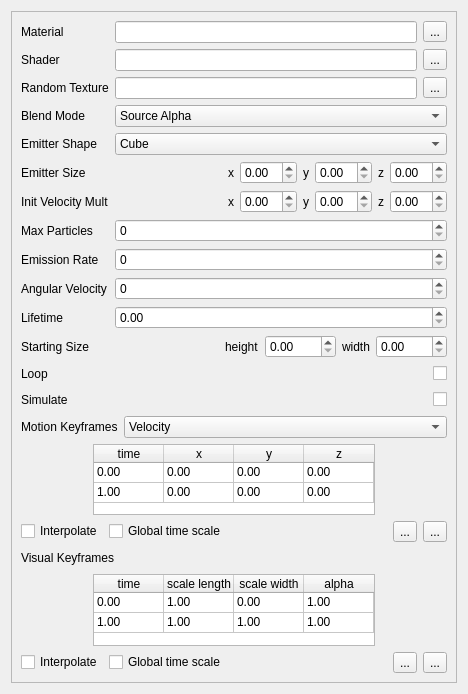
<?xml version="1.0" encoding="UTF-8"?>
<ui version="4.0">
 <class>ParticleCompWidget</class>
 <widget class="QWidget" name="ParticleCompWidget">
  <property name="geometry">
   <rect>
    <x>0</x>
    <y>0</y>
    <width>468</width>
    <height>694</height>
   </rect>
  </property>
  <property name="windowTitle">
   <string>Particle Component</string>
  </property>
  <layout class="QVBoxLayout" name="verticalLayout_2">
   <item>
    <widget class="QScrollArea" name="scrollArea">
     <property name="widgetResizable">
      <bool>true</bool>
     </property>
     <widget class="QWidget" name="scrollAreaWidgetContents">
      <property name="geometry">
       <rect>
        <x>0</x>
        <y>0</y>
        <width>431</width>
        <height>678</height>
       </rect>
      </property>
      <layout class="QVBoxLayout" name="verticalLayout">
       <item>
        <layout class="QFormLayout" name="formLayout">
         <property name="fieldGrowthPolicy">
          <enum>QFormLayout::AllNonFixedFieldsGrow</enum>
         </property>
         <item row="0" column="0">
          <widget class="QLabel" name="label">
           <property name="text">
            <string>Material</string>
           </property>
          </widget>
         </item>
         <item row="0" column="1">
          <layout class="QHBoxLayout" name="horizontalLayout_5">
           <item>
            <widget class="QLineEdit" name="mMaterialLE">
             <property name="readOnly">
              <bool>true</bool>
             </property>
            </widget>
           </item>
           <item>
            <widget class="QToolButton" name="mMaterialBtn">
             <property name="minimumSize">
              <size>
               <width>0</width>
               <height>0</height>
              </size>
             </property>
             <property name="maximumSize">
              <size>
               <width>25</width>
               <height>16777215</height>
              </size>
             </property>
             <property name="text">
              <string>...</string>
             </property>
            </widget>
           </item>
          </layout>
         </item>
         <item row="1" column="0">
          <widget class="QLabel" name="label_2">
           <property name="text">
            <string>Shader</string>
           </property>
          </widget>
         </item>
         <item row="1" column="1">
          <layout class="QHBoxLayout" name="horizontalLayout_4">
           <item>
            <widget class="QLineEdit" name="mShaderLE">
             <property name="readOnly">
              <bool>true</bool>
             </property>
            </widget>
           </item>
           <item>
            <widget class="QToolButton" name="mShaderBtn">
             <property name="minimumSize">
              <size>
               <width>0</width>
               <height>0</height>
              </size>
             </property>
             <property name="maximumSize">
              <size>
               <width>25</width>
               <height>16777215</height>
              </size>
             </property>
             <property name="text">
              <string>...</string>
             </property>
            </widget>
           </item>
          </layout>
         </item>
         <item row="2" column="0">
          <widget class="QLabel" name="label_6">
           <property name="text">
            <string>Random Texture</string>
           </property>
          </widget>
         </item>
         <item row="2" column="1">
          <layout class="QHBoxLayout" name="horizontalLayout_3">
           <item>
            <widget class="QLineEdit" name="mRandTexLE">
             <property name="readOnly">
              <bool>true</bool>
             </property>
            </widget>
           </item>
           <item>
            <widget class="QToolButton" name="mRandTexBtn">
             <property name="minimumSize">
              <size>
               <width>0</width>
               <height>0</height>
              </size>
             </property>
             <property name="maximumSize">
              <size>
               <width>25</width>
               <height>16777215</height>
              </size>
             </property>
             <property name="text">
              <string>...</string>
             </property>
            </widget>
           </item>
          </layout>
         </item>
         <item row="4" column="0">
          <widget class="QLabel" name="label_15">
           <property name="text">
            <string>Emitter Shape</string>
           </property>
          </widget>
         </item>
         <item row="4" column="1">
          <widget class="QComboBox" name="mEmitComb">
           <item>
            <property name="text">
             <string>Cube</string>
            </property>
           </item>
           <item>
            <property name="text">
             <string>Ellipse</string>
            </property>
           </item>
          </widget>
         </item>
         <item row="5" column="0">
          <widget class="QLabel" name="label_16">
           <property name="text">
            <string>Emitter Size</string>
           </property>
          </widget>
         </item>
         <item row="5" column="1">
          <layout class="QHBoxLayout" name="horizontalLayout_13">
           <item>
            <spacer name="horizontalSpacer_3">
             <property name="orientation">
              <enum>Qt::Horizontal</enum>
             </property>
             <property name="sizeHint" stdset="0">
              <size>
               <width>40</width>
               <height>20</height>
              </size>
             </property>
            </spacer>
           </item>
           <item>
            <widget class="QLabel" name="label_17">
             <property name="text">
              <string>x</string>
             </property>
            </widget>
           </item>
           <item>
            <widget class="QDoubleSpinBox" name="mEmitXDSB"/>
           </item>
           <item>
            <widget class="QLabel" name="label_18">
             <property name="text">
              <string>y</string>
             </property>
            </widget>
           </item>
           <item>
            <widget class="QDoubleSpinBox" name="mEmitYDSB"/>
           </item>
           <item>
            <widget class="QLabel" name="label_23">
             <property name="text">
              <string>z</string>
             </property>
            </widget>
           </item>
           <item>
            <widget class="QDoubleSpinBox" name="mEmitZDSB"/>
           </item>
          </layout>
         </item>
         <item row="6" column="0">
          <widget class="QLabel" name="label_19">
           <property name="text">
            <string>Init Velocity Mult</string>
           </property>
          </widget>
         </item>
         <item row="6" column="1">
          <layout class="QHBoxLayout" name="horizontalLayout_15">
           <item>
            <spacer name="horizontalSpacer_5">
             <property name="orientation">
              <enum>Qt::Horizontal</enum>
             </property>
             <property name="sizeHint" stdset="0">
              <size>
               <width>40</width>
               <height>20</height>
              </size>
             </property>
            </spacer>
           </item>
           <item>
            <widget class="QLabel" name="label_20">
             <property name="text">
              <string>x</string>
             </property>
            </widget>
           </item>
           <item>
            <widget class="QDoubleSpinBox" name="mInitVelXDSB"/>
           </item>
           <item>
            <widget class="QLabel" name="label_21">
             <property name="text">
              <string>y</string>
             </property>
            </widget>
           </item>
           <item>
            <widget class="QDoubleSpinBox" name="mInitVelYDSB"/>
           </item>
           <item>
            <widget class="QLabel" name="label_22">
             <property name="text">
              <string>z</string>
             </property>
            </widget>
           </item>
           <item>
            <widget class="QDoubleSpinBox" name="mInitVelZDSB"/>
           </item>
          </layout>
         </item>
         <item row="7" column="0">
          <widget class="QLabel" name="label_3">
           <property name="text">
            <string>Max Particles</string>
           </property>
          </widget>
         </item>
         <item row="7" column="1">
          <widget class="QSpinBox" name="mMaxParticlesSB">
           <property name="maximum">
            <number>100000000</number>
           </property>
          </widget>
         </item>
         <item row="8" column="0">
          <widget class="QLabel" name="label_5">
           <property name="text">
            <string>Emission Rate</string>
           </property>
          </widget>
         </item>
         <item row="8" column="1">
          <widget class="QSpinBox" name="mEmissionSB">
           <property name="maximum">
            <number>100000</number>
           </property>
          </widget>
         </item>
         <item row="9" column="0">
          <widget class="QLabel" name="label_13">
           <property name="text">
            <string>Angular Velocity</string>
           </property>
          </widget>
         </item>
         <item row="9" column="1">
          <widget class="QSpinBox" name="mAngVelSB">
           <property name="maximum">
            <number>36000</number>
           </property>
           <property name="displayIntegerBase">
            <number>10</number>
           </property>
          </widget>
         </item>
         <item row="10" column="0">
          <widget class="QLabel" name="label_4">
           <property name="text">
            <string>Lifetime</string>
           </property>
          </widget>
         </item>
         <item row="10" column="1">
          <widget class="QDoubleSpinBox" name="mLifetimeDSB">
           <property name="maximum">
            <double>100000.000000000000000</double>
           </property>
           <property name="singleStep">
            <double>0.100000000000000</double>
           </property>
          </widget>
         </item>
         <item row="11" column="0">
          <widget class="QLabel" name="label_10">
           <property name="text">
            <string>Starting Size</string>
           </property>
          </widget>
         </item>
         <item row="11" column="1">
          <layout class="QHBoxLayout" name="horizontalLayout_6">
           <item>
            <spacer name="horizontalSpacer_8">
             <property name="orientation">
              <enum>Qt::Horizontal</enum>
             </property>
             <property name="sizeHint" stdset="0">
              <size>
               <width>40</width>
               <height>20</height>
              </size>
             </property>
            </spacer>
           </item>
           <item>
            <widget class="QLabel" name="label_11">
             <property name="text">
              <string>height</string>
             </property>
            </widget>
           </item>
           <item>
            <widget class="QDoubleSpinBox" name="mStartHeightDSB">
             <property name="maximum">
              <double>1000.000000000000000</double>
             </property>
             <property name="singleStep">
              <double>0.100000000000000</double>
             </property>
            </widget>
           </item>
           <item>
            <widget class="QLabel" name="label_12">
             <property name="text">
              <string>width</string>
             </property>
            </widget>
           </item>
           <item>
            <widget class="QDoubleSpinBox" name="mStartWidthDSB">
             <property name="maximum">
              <double>1000.000000000000000</double>
             </property>
             <property name="singleStep">
              <double>0.100000000000000</double>
             </property>
            </widget>
           </item>
          </layout>
         </item>
         <item row="12" column="0">
          <widget class="QLabel" name="label_7">
           <property name="text">
            <string>Loop</string>
           </property>
          </widget>
         </item>
         <item row="12" column="1">
          <layout class="QHBoxLayout" name="horizontalLayout">
           <item>
            <spacer name="horizontalSpacer">
             <property name="orientation">
              <enum>Qt::Horizontal</enum>
             </property>
             <property name="sizeHint" stdset="0">
              <size>
               <width>40</width>
               <height>20</height>
              </size>
             </property>
            </spacer>
           </item>
           <item>
            <widget class="QCheckBox" name="mLoopCB">
             <property name="text">
              <string/>
             </property>
            </widget>
           </item>
          </layout>
         </item>
         <item row="13" column="0">
          <widget class="QLabel" name="label_8">
           <property name="text">
            <string>Simulate</string>
           </property>
          </widget>
         </item>
         <item row="13" column="1">
          <layout class="QHBoxLayout" name="horizontalLayout_2">
           <item>
            <spacer name="horizontalSpacer_2">
             <property name="orientation">
              <enum>Qt::Horizontal</enum>
             </property>
             <property name="sizeHint" stdset="0">
              <size>
               <width>40</width>
               <height>20</height>
              </size>
             </property>
            </spacer>
           </item>
           <item>
            <widget class="QCheckBox" name="mSimCB">
             <property name="text">
              <string/>
             </property>
            </widget>
           </item>
          </layout>
         </item>
         <item row="3" column="0">
          <widget class="QLabel" name="label_24">
           <property name="text">
            <string>Blend Mode</string>
           </property>
          </widget>
         </item>
         <item row="3" column="1">
          <widget class="QComboBox" name="mBlendComb">
           <item>
            <property name="text">
             <string>Source Alpha</string>
            </property>
           </item>
           <item>
            <property name="text">
             <string>Additive</string>
            </property>
           </item>
          </widget>
         </item>
        </layout>
       </item>
       <item>
        <layout class="QHBoxLayout" name="horizontalLayout_9">
         <item>
          <layout class="QFormLayout" name="formLayout_2">
           <item row="0" column="1">
            <widget class="QComboBox" name="mMotionComb">
             <item>
              <property name="text">
               <string>Velocity</string>
              </property>
             </item>
             <item>
              <property name="text">
               <string>Acceleration</string>
              </property>
             </item>
            </widget>
           </item>
           <item row="0" column="0">
            <widget class="QLabel" name="label_9">
             <property name="text">
              <string>Motion Keyframes</string>
             </property>
            </widget>
           </item>
          </layout>
         </item>
        </layout>
       </item>
       <item>
        <layout class="QHBoxLayout" name="horizontalLayout_12">
         <item>
          <widget class="QTableWidget" name="mForceTblW">
           <property name="maximumSize">
            <size>
             <width>282</width>
             <height>16777215</height>
            </size>
           </property>
           <property name="frameShadow">
            <enum>QFrame::Raised</enum>
           </property>
           <property name="lineWidth">
            <number>1</number>
           </property>
           <property name="sizeAdjustPolicy">
            <enum>QAbstractScrollArea::AdjustIgnored</enum>
           </property>
           <property name="alternatingRowColors">
            <bool>false</bool>
           </property>
           <property name="selectionMode">
            <enum>QAbstractItemView::SingleSelection</enum>
           </property>
           <property name="selectionBehavior">
            <enum>QAbstractItemView::SelectRows</enum>
           </property>
           <property name="gridStyle">
            <enum>Qt::SolidLine</enum>
           </property>
           <property name="sortingEnabled">
            <bool>false</bool>
           </property>
           <property name="cornerButtonEnabled">
            <bool>false</bool>
           </property>
           <attribute name="horizontalHeaderVisible">
            <bool>true</bool>
           </attribute>
           <attribute name="horizontalHeaderDefaultSectionSize">
            <number>70</number>
           </attribute>
           <attribute name="horizontalHeaderMinimumSectionSize">
            <number>15</number>
           </attribute>
           <attribute name="verticalHeaderVisible">
            <bool>false</bool>
           </attribute>
           <attribute name="verticalHeaderDefaultSectionSize">
            <number>20</number>
           </attribute>
           <row>
            <property name="text">
             <string>0</string>
            </property>
           </row>
           <row>
            <property name="text">
             <string>1</string>
            </property>
           </row>
           <column>
            <property name="text">
             <string>time</string>
            </property>
           </column>
           <column>
            <property name="text">
             <string>x</string>
            </property>
           </column>
           <column>
            <property name="text">
             <string>y</string>
            </property>
           </column>
           <column>
            <property name="text">
             <string>z</string>
            </property>
           </column>
           <item row="0" column="0">
            <property name="text">
             <string>0.00</string>
            </property>
            <property name="flags">
             <set>ItemIsSelectable|ItemIsEditable|ItemIsDragEnabled|ItemIsUserCheckable|ItemIsEnabled</set>
            </property>
           </item>
           <item row="0" column="1">
            <property name="text">
             <string>0.00</string>
            </property>
           </item>
           <item row="0" column="2">
            <property name="text">
             <string>0.00</string>
            </property>
           </item>
           <item row="0" column="3">
            <property name="text">
             <string>0.00</string>
            </property>
           </item>
           <item row="1" column="0">
            <property name="text">
             <string>1.00</string>
            </property>
           </item>
           <item row="1" column="1">
            <property name="text">
             <string>0.00</string>
            </property>
           </item>
           <item row="1" column="2">
            <property name="text">
             <string>0.00</string>
            </property>
           </item>
           <item row="1" column="3">
            <property name="text">
             <string>0.00</string>
            </property>
           </item>
          </widget>
         </item>
        </layout>
       </item>
       <item>
        <layout class="QHBoxLayout" name="horizontalLayout_8">
         <item>
          <widget class="QCheckBox" name="mInterpMotionCB">
           <property name="layoutDirection">
            <enum>Qt::LeftToRight</enum>
           </property>
           <property name="text">
            <string>Interpolate</string>
           </property>
          </widget>
         </item>
         <item>
          <widget class="QCheckBox" name="mGlobalTimeCB">
           <property name="layoutDirection">
            <enum>Qt::LeftToRight</enum>
           </property>
           <property name="text">
            <string>Global time scale</string>
           </property>
          </widget>
         </item>
         <item>
          <spacer name="horizontalSpacer_4">
           <property name="orientation">
            <enum>Qt::Horizontal</enum>
           </property>
           <property name="sizeHint" stdset="0">
            <size>
             <width>40</width>
             <height>20</height>
            </size>
           </property>
          </spacer>
         </item>
         <item>
          <widget class="QToolButton" name="mForcesDelBtn">
           <property name="text">
            <string>...</string>
           </property>
           <property name="icon">
            <iconset resource="toolkit.qrc">
             <normaloff>:/VecTB/icons/toolbars/Delete.png</normaloff>:/VecTB/icons/toolbars/Delete.png</iconset>
           </property>
          </widget>
         </item>
         <item>
          <widget class="QToolButton" name="mForcesAddBtn">
           <property name="text">
            <string>...</string>
           </property>
           <property name="icon">
            <iconset resource="toolkit.qrc">
             <normaloff>:/VecTB/icons/toolbars/New_Map.png</normaloff>:/VecTB/icons/toolbars/New_Map.png</iconset>
           </property>
          </widget>
         </item>
        </layout>
       </item>
       <item>
        <layout class="QHBoxLayout" name="horizontalLayout_14"/>
       </item>
       <item>
        <layout class="QHBoxLayout" name="horizontalLayout_10">
         <item>
          <widget class="QLabel" name="label_14">
           <property name="text">
            <string>Visual Keyframes</string>
           </property>
          </widget>
         </item>
         <item>
          <spacer name="horizontalSpacer_7">
           <property name="orientation">
            <enum>Qt::Horizontal</enum>
           </property>
           <property name="sizeHint" stdset="0">
            <size>
             <width>40</width>
             <height>20</height>
            </size>
           </property>
          </spacer>
         </item>
        </layout>
       </item>
       <item>
        <layout class="QHBoxLayout" name="horizontalLayout_11">
         <item>
          <widget class="QTableWidget" name="mKeyframeTblW">
           <property name="maximumSize">
            <size>
             <width>282</width>
             <height>16777215</height>
            </size>
           </property>
           <property name="frameShadow">
            <enum>QFrame::Raised</enum>
           </property>
           <property name="sizeAdjustPolicy">
            <enum>QAbstractScrollArea::AdjustIgnored</enum>
           </property>
           <property name="selectionMode">
            <enum>QAbstractItemView::SingleSelection</enum>
           </property>
           <property name="selectionBehavior">
            <enum>QAbstractItemView::SelectRows</enum>
           </property>
           <property name="sortingEnabled">
            <bool>false</bool>
           </property>
           <property name="cornerButtonEnabled">
            <bool>false</bool>
           </property>
           <attribute name="horizontalHeaderDefaultSectionSize">
            <number>70</number>
           </attribute>
           <attribute name="verticalHeaderVisible">
            <bool>false</bool>
           </attribute>
           <attribute name="verticalHeaderDefaultSectionSize">
            <number>20</number>
           </attribute>
           <row>
            <property name="text">
             <string>0</string>
            </property>
           </row>
           <row>
            <property name="text">
             <string>1</string>
            </property>
           </row>
           <column>
            <property name="text">
             <string>time</string>
            </property>
           </column>
           <column>
            <property name="text">
             <string>scale length</string>
            </property>
           </column>
           <column>
            <property name="text">
             <string>scale width</string>
            </property>
           </column>
           <column>
            <property name="text">
             <string>alpha</string>
            </property>
           </column>
           <item row="0" column="0">
            <property name="text">
             <string>0.00</string>
            </property>
           </item>
           <item row="0" column="1">
            <property name="text">
             <string>1.00</string>
            </property>
           </item>
           <item row="0" column="2">
            <property name="text">
             <string>0.00</string>
            </property>
           </item>
           <item row="0" column="3">
            <property name="text">
             <string>1.00</string>
            </property>
           </item>
           <item row="1" column="0">
            <property name="text">
             <string>1.00</string>
            </property>
           </item>
           <item row="1" column="1">
            <property name="text">
             <string>1.00</string>
            </property>
           </item>
           <item row="1" column="2">
            <property name="text">
             <string>1.00</string>
            </property>
           </item>
           <item row="1" column="3">
            <property name="text">
             <string>1.00</string>
            </property>
           </item>
          </widget>
         </item>
        </layout>
       </item>
       <item>
        <layout class="QHBoxLayout" name="horizontalLayout_7">
         <item>
          <widget class="QCheckBox" name="mInterpolateVisualCB">
           <property name="text">
            <string>Interpolate</string>
           </property>
          </widget>
         </item>
         <item>
          <widget class="QCheckBox" name="mGlobalTimeVisualCB">
           <property name="text">
            <string>Global time scale</string>
           </property>
          </widget>
         </item>
         <item>
          <spacer name="horizontalSpacer_6">
           <property name="orientation">
            <enum>Qt::Horizontal</enum>
           </property>
           <property name="sizeHint" stdset="0">
            <size>
             <width>40</width>
             <height>20</height>
            </size>
           </property>
          </spacer>
         </item>
         <item>
          <widget class="QToolButton" name="mKeyDelBtn">
           <property name="text">
            <string>...</string>
           </property>
           <property name="icon">
            <iconset resource="toolkit.qrc">
             <normaloff>:/VecTB/icons/toolbars/Delete.png</normaloff>:/VecTB/icons/toolbars/Delete.png</iconset>
           </property>
          </widget>
         </item>
         <item>
          <widget class="QToolButton" name="mKeyAddBtn">
           <property name="text">
            <string>...</string>
           </property>
           <property name="icon">
            <iconset resource="toolkit.qrc">
             <normaloff>:/VecTB/icons/toolbars/New_Map.png</normaloff>:/VecTB/icons/toolbars/New_Map.png</iconset>
           </property>
          </widget>
         </item>
        </layout>
       </item>
      </layout>
     </widget>
    </widget>
   </item>
  </layout>
 </widget>
 <resources>
  <include location="toolkit.qrc"/>
 </resources>
 <connections>
  <connection>
   <sender>mLoopCB</sender>
   <signal>toggled(bool)</signal>
   <receiver>ParticleCompWidget</receiver>
   <slot>onToggleLoop(bool)</slot>
   <hints>
    <hint type="sourcelabel">
     <x>429</x>
     <y>360</y>
    </hint>
    <hint type="destinationlabel">
     <x>341</x>
     <y>307</y>
    </hint>
   </hints>
  </connection>
  <connection>
   <sender>mSimCB</sender>
   <signal>toggled(bool)</signal>
   <receiver>ParticleCompWidget</receiver>
   <slot>onToggleSim(bool)</slot>
   <hints>
    <hint type="sourcelabel">
     <x>429</x>
     <y>388</y>
    </hint>
    <hint type="destinationlabel">
     <x>341</x>
     <y>299</y>
    </hint>
   </hints>
  </connection>
  <connection>
   <sender>mForcesDelBtn</sender>
   <signal>pressed()</signal>
   <receiver>ParticleCompWidget</receiver>
   <slot>onDelForce()</slot>
   <hints>
    <hint type="sourcelabel">
     <x>401</x>
     <y>532</y>
    </hint>
    <hint type="destinationlabel">
     <x>341</x>
     <y>315</y>
    </hint>
   </hints>
  </connection>
  <connection>
   <sender>mForcesAddBtn</sender>
   <signal>pressed()</signal>
   <receiver>ParticleCompWidget</receiver>
   <slot>onAddForce()</slot>
   <hints>
    <hint type="sourcelabel">
     <x>430</x>
     <y>532</y>
    </hint>
    <hint type="destinationlabel">
     <x>341</x>
     <y>315</y>
    </hint>
   </hints>
  </connection>
  <connection>
   <sender>mKeyDelBtn</sender>
   <signal>pressed()</signal>
   <receiver>ParticleCompWidget</receiver>
   <slot>onDelKeyframe()</slot>
   <hints>
    <hint type="sourcelabel">
     <x>401</x>
     <y>677</y>
    </hint>
    <hint type="destinationlabel">
     <x>341</x>
     <y>315</y>
    </hint>
   </hints>
  </connection>
  <connection>
   <sender>mKeyAddBtn</sender>
   <signal>pressed()</signal>
   <receiver>ParticleCompWidget</receiver>
   <slot>onAddKeyframe()</slot>
   <hints>
    <hint type="sourcelabel">
     <x>430</x>
     <y>677</y>
    </hint>
    <hint type="destinationlabel">
     <x>341</x>
     <y>315</y>
    </hint>
   </hints>
  </connection>
  <connection>
   <sender>mForceTblW</sender>
   <signal>itemChanged(QTableWidgetItem*)</signal>
   <receiver>ParticleCompWidget</receiver>
   <slot>onForceItemChange(QTableWidgetItem*)</slot>
   <hints>
    <hint type="sourcelabel">
     <x>361</x>
     <y>460</y>
    </hint>
    <hint type="destinationlabel">
     <x>0</x>
     <y>315</y>
    </hint>
   </hints>
  </connection>
  <connection>
   <sender>mKeyframeTblW</sender>
   <signal>itemChanged(QTableWidgetItem*)</signal>
   <receiver>ParticleCompWidget</receiver>
   <slot>onKeyframeItemChange(QTableWidgetItem*)</slot>
   <hints>
    <hint type="sourcelabel">
     <x>361</x>
     <y>647</y>
    </hint>
    <hint type="destinationlabel">
     <x>85</x>
     <y>315</y>
    </hint>
   </hints>
  </connection>
  <connection>
   <sender>mMaterialBtn</sender>
   <signal>pressed()</signal>
   <receiver>ParticleCompWidget</receiver>
   <slot>onChooseMat()</slot>
   <hints>
    <hint type="sourcelabel">
     <x>429</x>
     <y>39</y>
    </hint>
    <hint type="destinationlabel">
     <x>339</x>
     <y>12</y>
    </hint>
   </hints>
  </connection>
  <connection>
   <sender>mShaderBtn</sender>
   <signal>pressed()</signal>
   <receiver>ParticleCompWidget</receiver>
   <slot>onChooseShader()</slot>
   <hints>
    <hint type="sourcelabel">
     <x>429</x>
     <y>67</y>
    </hint>
    <hint type="destinationlabel">
     <x>346</x>
     <y>60</y>
    </hint>
   </hints>
  </connection>
  <connection>
   <sender>mRandTexBtn</sender>
   <signal>pressed()</signal>
   <receiver>ParticleCompWidget</receiver>
   <slot>onChooseRandTex()</slot>
   <hints>
    <hint type="sourcelabel">
     <x>429</x>
     <y>95</y>
    </hint>
    <hint type="destinationlabel">
     <x>343</x>
     <y>99</y>
    </hint>
   </hints>
  </connection>
  <connection>
   <sender>mStartHeightDSB</sender>
   <signal>editingFinished()</signal>
   <receiver>ParticleCompWidget</receiver>
   <slot>onChangeStartHeight()</slot>
   <hints>
    <hint type="sourcelabel">
     <x>326</x>
     <y>336</y>
    </hint>
    <hint type="destinationlabel">
     <x>0</x>
     <y>404</y>
    </hint>
   </hints>
  </connection>
  <connection>
   <sender>mStartWidthDSB</sender>
   <signal>editingFinished()</signal>
   <receiver>ParticleCompWidget</receiver>
   <slot>onChangeStartWidth()</slot>
   <hints>
    <hint type="sourcelabel">
     <x>429</x>
     <y>336</y>
    </hint>
    <hint type="destinationlabel">
     <x>0</x>
     <y>470</y>
    </hint>
   </hints>
  </connection>
  <connection>
   <sender>mLifetimeDSB</sender>
   <signal>editingFinished()</signal>
   <receiver>ParticleCompWidget</receiver>
   <slot>onChangeLifetime()</slot>
   <hints>
    <hint type="sourcelabel">
     <x>216</x>
     <y>309</y>
    </hint>
    <hint type="destinationlabel">
     <x>0</x>
     <y>263</y>
    </hint>
   </hints>
  </connection>
  <connection>
   <sender>mAngVelSB</sender>
   <signal>editingFinished()</signal>
   <receiver>ParticleCompWidget</receiver>
   <slot>onChangeAngVel()</slot>
   <hints>
    <hint type="sourcelabel">
     <x>238</x>
     <y>283</y>
    </hint>
    <hint type="destinationlabel">
     <x>0</x>
     <y>241</y>
    </hint>
   </hints>
  </connection>
  <connection>
   <sender>mEmissionSB</sender>
   <signal>editingFinished()</signal>
   <receiver>ParticleCompWidget</receiver>
   <slot>onChangeEmissionRate()</slot>
   <hints>
    <hint type="sourcelabel">
     <x>229</x>
     <y>257</y>
    </hint>
    <hint type="destinationlabel">
     <x>0</x>
     <y>220</y>
    </hint>
   </hints>
  </connection>
  <connection>
   <sender>mMaxParticlesSB</sender>
   <signal>editingFinished()</signal>
   <receiver>ParticleCompWidget</receiver>
   <slot>onChangeMaxParticle()</slot>
   <hints>
    <hint type="sourcelabel">
     <x>213</x>
     <y>231</y>
    </hint>
    <hint type="destinationlabel">
     <x>0</x>
     <y>185</y>
    </hint>
   </hints>
  </connection>
  <connection>
   <sender>mInterpMotionCB</sender>
   <signal>toggled(bool)</signal>
   <receiver>ParticleCompWidget</receiver>
   <slot>onToggleInterpolate(bool)</slot>
   <hints>
    <hint type="sourcelabel">
     <x>96</x>
     <y>529</y>
    </hint>
    <hint type="destinationlabel">
     <x>0</x>
     <y>537</y>
    </hint>
   </hints>
  </connection>
  <connection>
   <sender>mGlobalTimeCB</sender>
   <signal>toggled(bool)</signal>
   <receiver>ParticleCompWidget</receiver>
   <slot>onToggleGlobalTime(bool)</slot>
   <hints>
    <hint type="sourcelabel">
     <x>204</x>
     <y>529</y>
    </hint>
    <hint type="destinationlabel">
     <x>0</x>
     <y>517</y>
    </hint>
   </hints>
  </connection>
  <connection>
   <sender>mMotionComb</sender>
   <signal>currentIndexChanged(int)</signal>
   <receiver>ParticleCompWidget</receiver>
   <slot>onChangeMotionType(int)</slot>
   <hints>
    <hint type="sourcelabel">
     <x>225</x>
     <y>417</y>
    </hint>
    <hint type="destinationlabel">
     <x>0</x>
     <y>369</y>
    </hint>
   </hints>
  </connection>
  <connection>
   <sender>mInterpolateVisualCB</sender>
   <signal>toggled(bool)</signal>
   <receiver>ParticleCompWidget</receiver>
   <slot>onToggleInterpolateVisual(bool)</slot>
   <hints>
    <hint type="sourcelabel">
     <x>60</x>
     <y>674</y>
    </hint>
    <hint type="destinationlabel">
     <x>0</x>
     <y>670</y>
    </hint>
   </hints>
  </connection>
  <connection>
   <sender>mGlobalTimeVisualCB</sender>
   <signal>toggled(bool)</signal>
   <receiver>ParticleCompWidget</receiver>
   <slot>onToggleGlobalTimeVisual(bool)</slot>
   <hints>
    <hint type="sourcelabel">
     <x>204</x>
     <y>674</y>
    </hint>
    <hint type="destinationlabel">
     <x>0</x>
     <y>612</y>
    </hint>
   </hints>
  </connection>
  <connection>
   <sender>mInitVelZDSB</sender>
   <signal>editingFinished()</signal>
   <receiver>ParticleCompWidget</receiver>
   <slot>onChangeInitVel()</slot>
   <hints>
    <hint type="sourcelabel">
     <x>429</x>
     <y>204</y>
    </hint>
    <hint type="destinationlabel">
     <x>467</x>
     <y>153</y>
    </hint>
   </hints>
  </connection>
  <connection>
   <sender>mInitVelYDSB</sender>
   <signal>editingFinished()</signal>
   <receiver>ParticleCompWidget</receiver>
   <slot>onChangeInitVel()</slot>
   <hints>
    <hint type="sourcelabel">
     <x>359</x>
     <y>204</y>
    </hint>
    <hint type="destinationlabel">
     <x>467</x>
     <y>207</y>
    </hint>
   </hints>
  </connection>
  <connection>
   <sender>mInitVelXDSB</sender>
   <signal>editingFinished()</signal>
   <receiver>ParticleCompWidget</receiver>
   <slot>onChangeInitVel()</slot>
   <hints>
    <hint type="sourcelabel">
     <x>288</x>
     <y>204</y>
    </hint>
    <hint type="destinationlabel">
     <x>466</x>
     <y>251</y>
    </hint>
   </hints>
  </connection>
  <connection>
   <sender>mEmitZDSB</sender>
   <signal>editingFinished()</signal>
   <receiver>ParticleCompWidget</receiver>
   <slot>onChangeEmitterSize()</slot>
   <hints>
    <hint type="sourcelabel">
     <x>429</x>
     <y>176</y>
    </hint>
    <hint type="destinationlabel">
     <x>467</x>
     <y>121</y>
    </hint>
   </hints>
  </connection>
  <connection>
   <sender>mEmitYDSB</sender>
   <signal>editingFinished()</signal>
   <receiver>ParticleCompWidget</receiver>
   <slot>onChangeEmitterSize()</slot>
   <hints>
    <hint type="sourcelabel">
     <x>359</x>
     <y>176</y>
    </hint>
    <hint type="destinationlabel">
     <x>467</x>
     <y>99</y>
    </hint>
   </hints>
  </connection>
  <connection>
   <sender>mEmitXDSB</sender>
   <signal>editingFinished()</signal>
   <receiver>ParticleCompWidget</receiver>
   <slot>onChangeEmitterSize()</slot>
   <hints>
    <hint type="sourcelabel">
     <x>288</x>
     <y>176</y>
    </hint>
    <hint type="destinationlabel">
     <x>467</x>
     <y>86</y>
    </hint>
   </hints>
  </connection>
  <connection>
   <sender>mEmitComb</sender>
   <signal>currentIndexChanged(int)</signal>
   <receiver>ParticleCompWidget</receiver>
   <slot>onChangeEmitterShape(int)</slot>
   <hints>
    <hint type="sourcelabel">
     <x>236</x>
     <y>149</y>
    </hint>
    <hint type="destinationlabel">
     <x>0</x>
     <y>120</y>
    </hint>
   </hints>
  </connection>
  <connection>
   <sender>mBlendComb</sender>
   <signal>currentIndexChanged(int)</signal>
   <receiver>ParticleCompWidget</receiver>
   <slot>onChangeBlendMode(int)</slot>
   <hints>
    <hint type="sourcelabel">
     <x>125</x>
     <y>111</y>
    </hint>
    <hint type="destinationlabel">
     <x>3</x>
     <y>103</y>
    </hint>
   </hints>
  </connection>
 </connections>
 <slots>
  <slot>onChooseMat()</slot>
  <slot>onChooseShader()</slot>
  <slot>onChooseRandTex()</slot>
  <slot>onChangeMaxParticle()</slot>
  <slot>onChangeEmissionRate()</slot>
  <slot>onChangeAngVel()</slot>
  <slot>onChangeLifetime()</slot>
  <slot>onChangeStartHeight()</slot>
  <slot>onChangeStartWidth()</slot>
  <slot>onToggleLoop(bool)</slot>
  <slot>onToggleSim(bool)</slot>
  <slot>onAddForce()</slot>
  <slot>onDelForce()</slot>
  <slot>onAddKeyframe()</slot>
  <slot>onDelKeyframe()</slot>
  <slot>onForceItemChange(QTableWidgetItem*)</slot>
  <slot>onKeyframeItemChange(QTableWidgetItem*)</slot>
  <slot>onChangeEmitterShape(int)</slot>
  <slot>onChangeEmitterSize()</slot>
  <slot>onChangeMotionType(int)</slot>
  <slot>onToggleInterpolate(bool)</slot>
  <slot>onToggleGlobalTime(bool)</slot>
  <slot>onToggleInterpolateVisual(bool)</slot>
  <slot>onToggleGlobalTimeVisual(bool)</slot>
  <slot>onChangeInitVel()</slot>
  <slot>onChangeBlendMode(int)</slot>
 </slots>
</ui>
